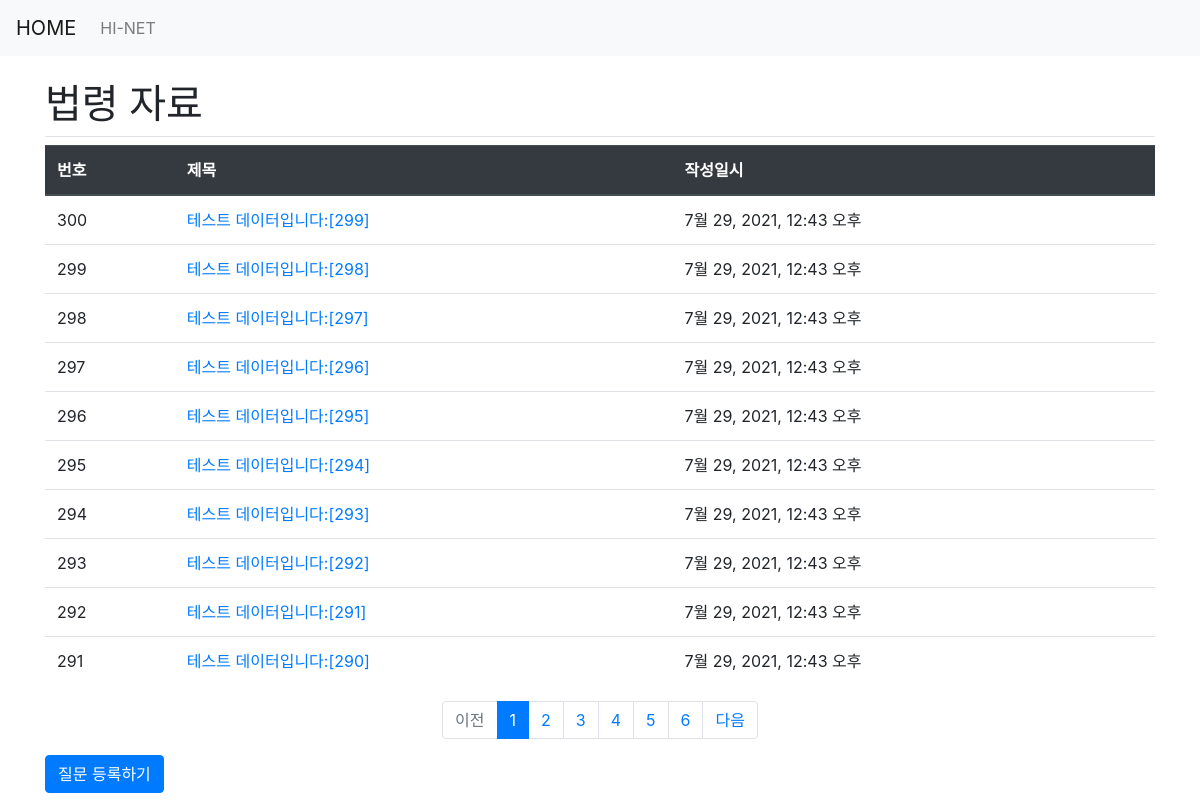
The page /pybo/laws_data/ on the database as committed earlier.
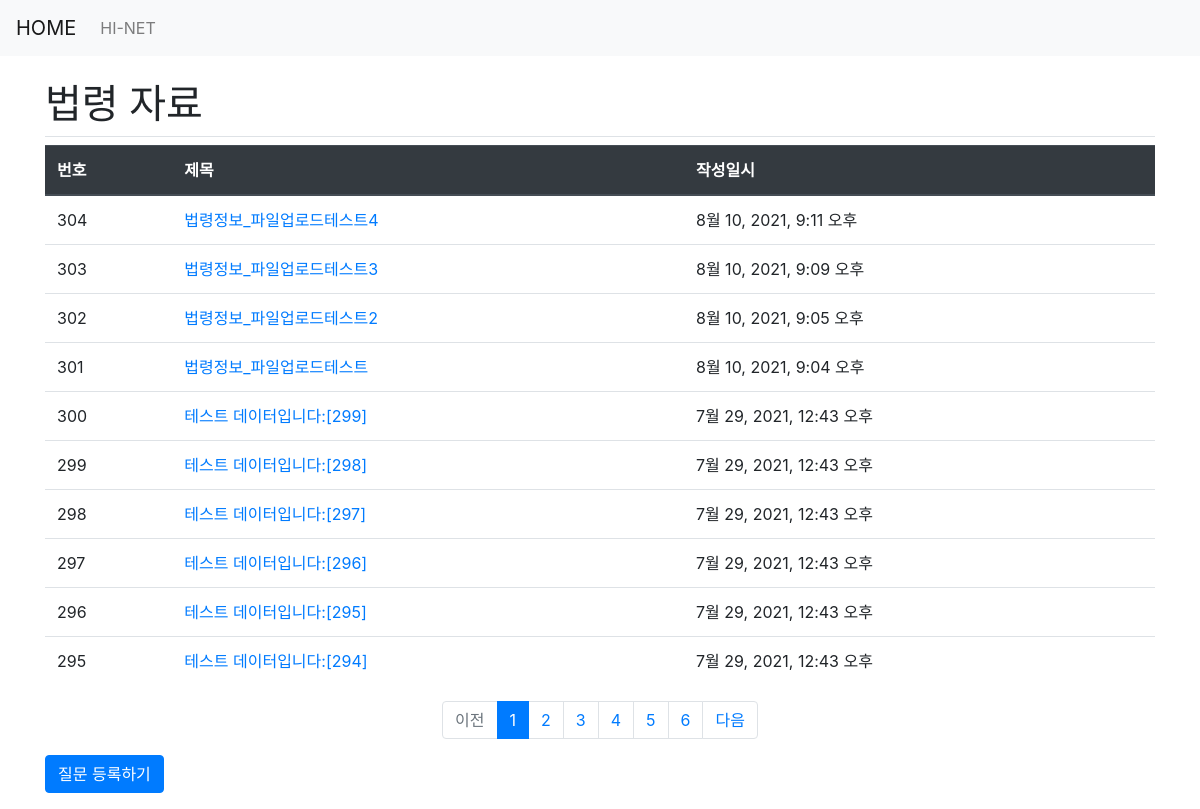
The same page on the database as committed later.
### pybo/models.py (models this page shows, shortened)
class Model_laws_data(models.Model):
    subject = models.CharField(max_length=200)
    upload_files = models.FileField(upload_to=get_file_path, null=True, blank=True, verbose_name='파일')
    filename = models.CharField(max_length=64, null=True, verbose_name='첨부파일명')
    imgfile = models.ImageField(null=True, upload_to=get_file_path, blank=True, verbose_name='이미지')  # Need to do "pip3 install image" in cmd
    content = models.TextField()
    create_date = models.DateTimeField()

### pybo/views.py (the view)
# urls.py: path('laws_data/', views.laws_data, name='laws_data'),
def laws_data(request):
    page = request.GET.get('page', '1') # 페이지(ex-localhost:8000/pybo/?page=1)
    laws_list = Model_laws_data.objects.order_by('-create_date')
    paginator = Paginator(laws_list, 10) # 페이지당 10개씩 보여 주기, question_list를 페이징 객체 paginator 로 변환
    page_obj = paginator.get_page(page)
    context = {'laws_list': page_obj}
    return render(request, 'pybo/laws_data.html', context)

### pybo/templatetags/pybo_filter.py (called while the page is built)
@register.filter
def sub(value, arg):
    return value - arg

### templates/pybo/laws_data.html
{% extends 'base.html' %}
{% load pybo_filter %}
{% block content %}
<div class="container my-3">
    <h1 class="border-bottom py-2">법령 자료</h1>
    <table  class="table">
        <thead>
        <tr class="thead-dark">
            <th>번호</th>
            <th>제목</th>
            <th>작성일시</th>
        </tr>
        </thead>
        <tbody>
        {% if laws_list %}
        {% for laws in laws_list %}
        <tr>
            <td>{{ laws_list.paginator.count|sub:laws_list.start_index|sub:forloop.counter0|add:1 }}</td>
            <td>
                <a href="{% url 'pybo:laws_detail' laws.id %}">
                    {{ laws.subject }}
                </a>
            </td>
            <td>{{ laws.create_date }}</td>
        </tr>
        {% endfor %}
        {% else %}
        <tr>
            <td colsapn="3">질문이 없습니다.</td>
        </tr>
        {% endif %}
        </tbody>
    </table>
    <ul class="pagination justify-content-center">
        {% if laws_list.has_previous %}
        <li class="page-item">
            <a class="page-link" href="?page={{ laws_list.previous_page_number }}">
                이전
            </a>
        </li>
        {% else %}
        <li class="page-item disabled">
            <a class="page-link" tabindex="-1" ara-disabled="true" href="#">
                이전
            </a>
        </li>
        {% endif %}
        {% for page_number in laws_list.paginator.page_range %}
        {% if page_number >= laws_list.number|add:-5 and page_number <= laws_list.number|add:5 %}
            {% if page_number == laws_list.number %}
            <li class="page-item active" aria-current="page">
                <a class="page-link" href="?page={{ page_number }}">
                    {{ page_number }}
                </a>
            </li>
            {% else %}
            <li class="page-item">
                <a class="page-link" href="?page={{ page_number }}">
                    {{ page_number }}
                </a>
            </li>
            {% endif %}
        {% endif %}
        {% endfor %}
        {% if laws_list.has_next %}
        <li class="page-item">
            <a class="page-link" href="?page={{ laws_list.next_page_number }}">
                다음
            </a>
        </li>
        {% else %}
        <li class="page-item disabled">
            <a class="page-link" tabindex="-1" aria-disabled="true" href="#">
                다음
            </a>
        </li>
        {% endif %}
    </ul>
    <a href="{% url 'pybo:laws_create' %}" class="btn btn-primary" >
        질문 등록하기
    </a>
</div>
{% endblock %}

Rows that differ between the two databases and show on the page:
no longer on this page (row unchanged): Model_laws_data: paginator.count|sub "294", subject "테스트 데이터입니다:[293]", create_date "7월 29, 2021, 12:43 오후"
no longer on this page (row unchanged): Model_laws_data: paginator.count|sub "293", subject "테스트 데이터입니다:[292]", create_date "7월 29, 2021, 12:43 오후"
no longer on this page (row unchanged): Model_laws_data: paginator.count|sub "292", subject "테스트 데이터입니다:[291]", create_date "7월 29, 2021, 12:43 오후"
no longer on this page (row unchanged): Model_laws_data: paginator.count|sub "291", subject "테스트 데이터입니다:[290]", create_date "7월 29, 2021, 12:43 오후"
added Model_laws_data: paginator.count|sub "304", subject "법령정보_파일업로드테스트4", create_date "8월 10, 2021, 9:11 오후"
added Model_laws_data: paginator.count|sub "303", subject "법령정보_파일업로드테스트3", create_date "8월 10, 2021, 9:09 오후"
added Model_laws_data: paginator.count|sub "302", subject "법령정보_파일업로드테스트2", create_date "8월 10, 2021, 9:05 오후"
added Model_laws_data: paginator.count|sub "301", subject "법령정보_파일업로드테스트", create_date "8월 10, 2021, 9:04 오후"
